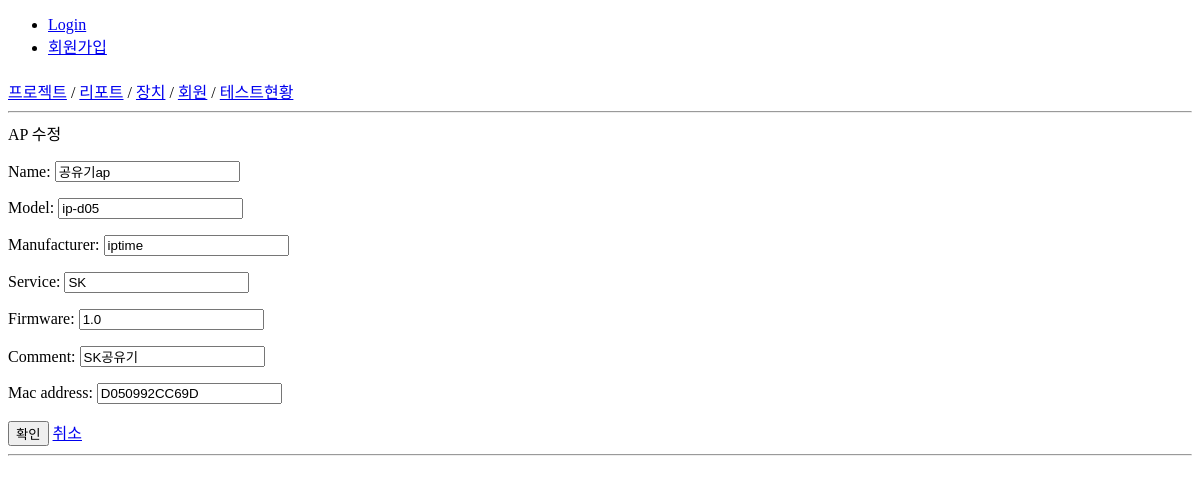
Before: /device/device_update/AP/1/ with the older database file.
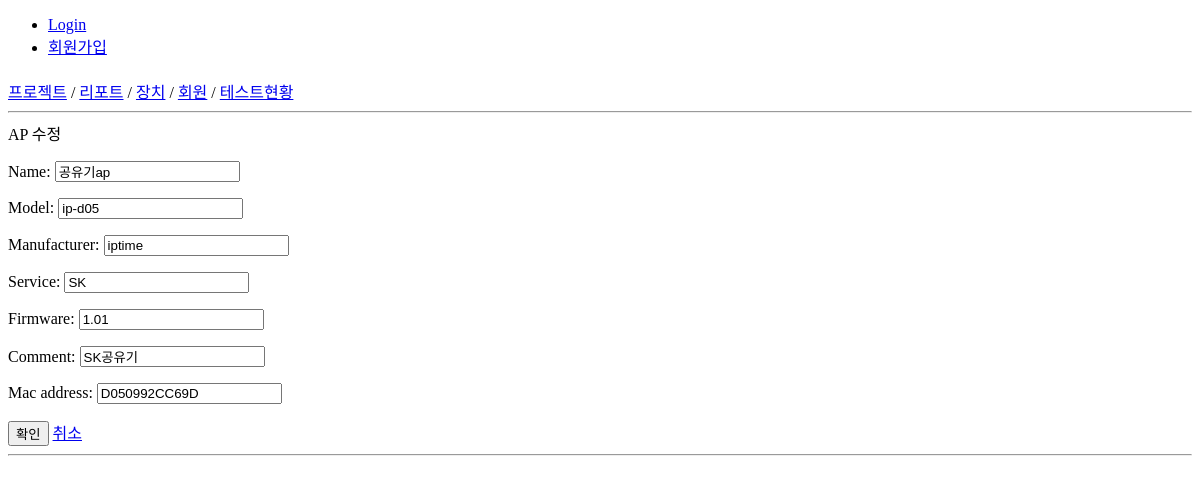
After: the same page with the newer database file.
### device/models.py (models this page shows, shortened)
class BaseDevice(models.Model):
    name = models.CharField(max_length=50)
    model = models.CharField(max_length=20)
    manufacturer = models.CharField(max_length=20)
    service = models.CharField(max_length=10)
    firmware = models.CharField(max_length=50)
    image = models.ImageField(null=True)
    created = models.DateTimeField(auto_now_add = True)
    updated = models.DateTimeField(auto_now=True, null=True)
    comment = models.CharField(max_length=200, null=True)

### device/views.py (the view)
# urls.py: url(r'^device_update/(?P<types>[-\w]+)/(?P<pk>\d+)/$',views.device_update, name='device_update'),
def device_update(request,types,pk):
    try:
        if request.method == "POST":
             if types == "STB":
                model = get_object_or_404(Settopbox,pk=pk)
                forms = SettopboxCreateForm(request.POST,instance=model)
                if forms.is_valid():
                    forms.save()
                    return redirect('device:device_list')
             elif types == "AP":
                model = get_object_or_404(AccessPoint,pk=pk)
                forms = AccessPointCreateForm(request.POST,instance=model)
                if forms.is_valid():
                    forms.save()
                    return redirect('device:device_list')
             elif types == "RC":
                model = get_object_or_404(RemoteController,pk=pk)
                forms = RemoteControllerCreateForm(request.POST,instance=model)
                if forms.is_valid():
                    forms.save()
                    return redirect('device:device_list')
        else :
            if types == "STB" :
                model = get_object_or_404(Settopbox,pk=pk)
                forms = SettopboxCreateForm(instance=model)
                name = "STB 수정"
                types = "STB"
                return render(request, 'basedevice_form.html',{'form':forms,'name':name,'types':types})
            elif types == "AP" :
                model = get_object_or_404(AccessPoint,pk=pk)
                forms = AccessPointCreateForm(instance=model)
                name = "AP 수정"
                types = "AP"
                return render(request, 'basedevice_form.html',{'form':forms,'name':name,'types':types})
            elif types == "RC" :
                model = get_object_or_404(RemoteController,pk=pk)
                forms = RemoteControllerCreateForm(instance=model)
                name = "리모컨 수정"
                types = "RC"
                return render(request, 'basedevice_form.html',{'form':forms,'name':name,'types':types})
    except Exception as e:
        logger.error(e)

### device/forms.py
class AccessPointCreateForm(forms.ModelForm):
    class Meta:
        model = AccessPoint
        fields=['name', 'model','manufacturer','service','firmware','comment','mac_address']

### device/templates/basedevice_form.html (shortened to what this page needs)
{% extends 'base.html' %}
{% block contents %}
    {{name}}
    <form action="." method="POST">
        {{form.as_p}}
        <input type="submit" value="확인">
        <a href="{% url 'device:device_list' %}" >취소</a>
    </form>
{% endblock %}

Changed rows visible on the page:
changed BaseDevice "공유기ap": firmware "1.0" → "1.01"
